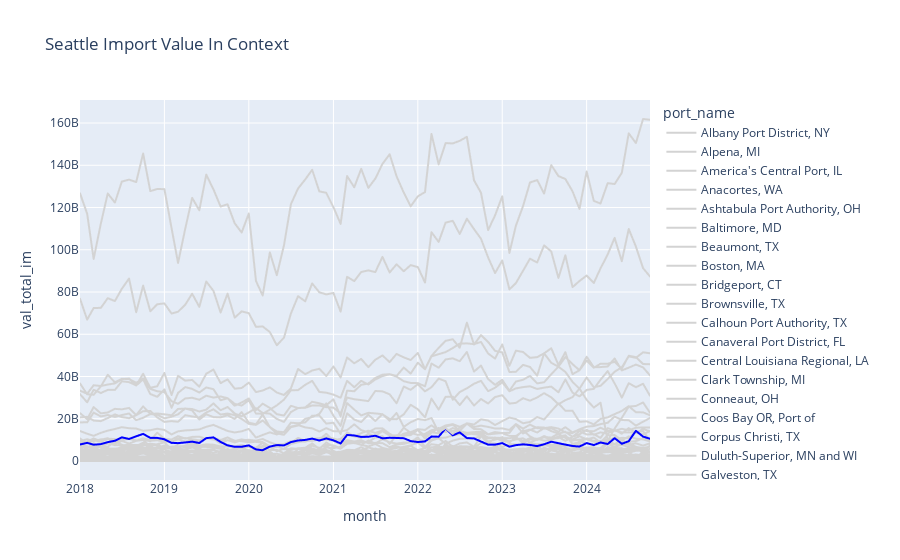

Write notebook code for a chart like this one.
### Code cell
fig = px.line(volumes_df.sort('port_name','month'), x='month', y='val_total_im', 
        title='Seattle Import Value In Context', color='port_name')
fig.update_traces(line_color='lightgray')
fig.update_traces(patch={'line': {'color': 'blue'}}, 
                          selector=dict(name='Seattle, WA'))
fig.show()
